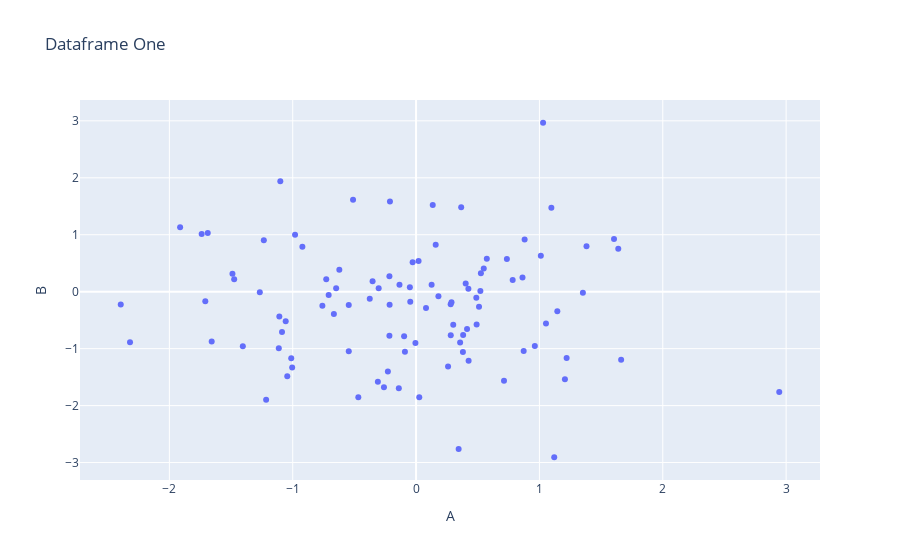

The notebook cell this image was saved under:
### Code cell
# Alternative method: px.scatter()
fig = px.scatter(df1, x="A", y="B", title="Dataframe One")
fig.show()
